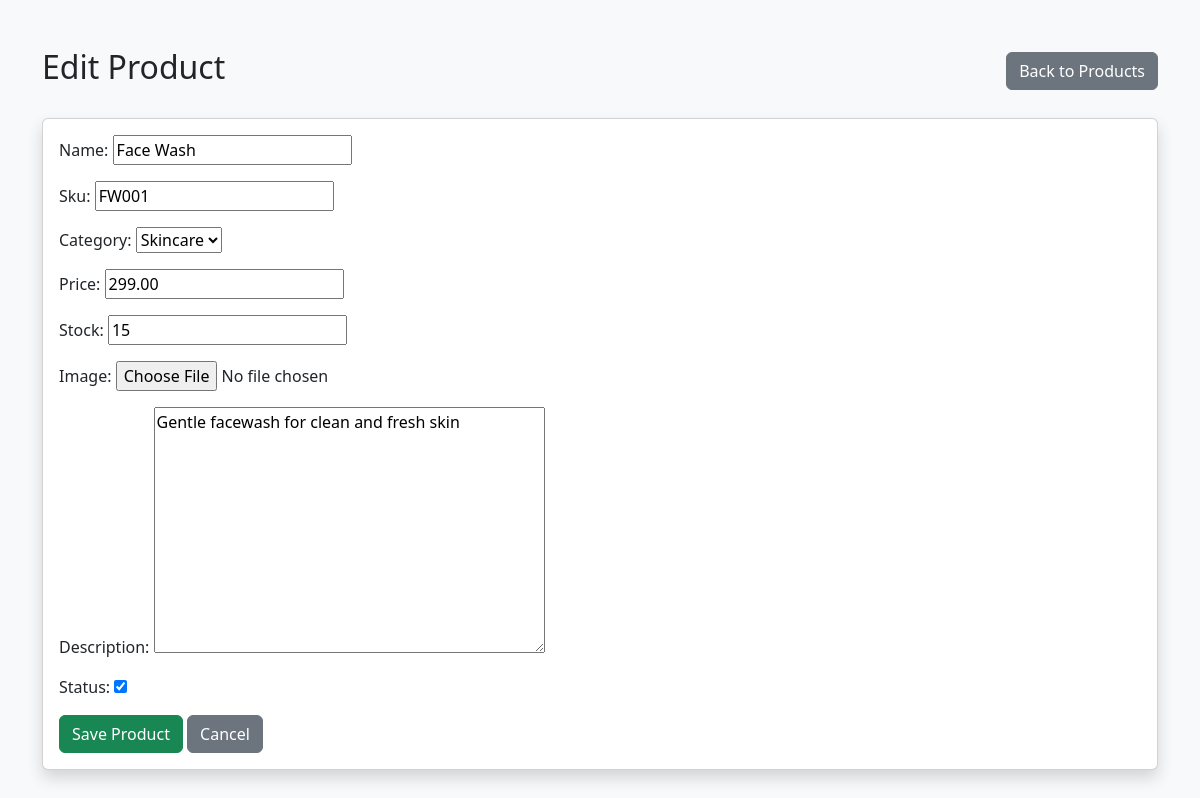
/products/edit/3/ (signed in), run on the app's committed database.
### store/models.py (models this page shows, shortened)
class Product(models.Model):
    name = models.CharField(max_length=150)
    sku = models.CharField(max_length=50, unique=True)
    category = models.ForeignKey(
        Category,
        on_delete=models.PROTECT,
        related_name="products"
    )
    price = models.DecimalField(max_digits=10, decimal_places=2)
    stock = models.PositiveIntegerField(default=0)
    image = models.ImageField(upload_to="products/", blank=True, null=True)
    description = models.TextField(blank=True)
    status = models.BooleanField(default=True)
    created_at = models.DateTimeField(auto_now_add=True)
    updated_at = models.DateTimeField(auto_now=True)

class Category(models.Model):
    name = models.CharField(max_length=100, unique=True)
    def __str__(self):
        return self.name

### store/views.py (the view)
# urls.py: path("products/edit/<int:id>/", views.product_edit, name="product_edit"),
@login_required
def product_edit(request, id):
    product = get_object_or_404(
        Product,
        id=id
    )
    if request.method == "POST":
        form = ProductForm(
            request.POST,
            request.FILES,
            instance=product
        )
        if form.is_valid():
            form.save()
            messages.success(
                request,
                "Product updated successfully."
            )
            return redirect("product_list")
    else:
        form = ProductForm(
            instance=product
        )
    return render(
        request,
        "product_form.html",
        {
            "form": form,
            "title": "Edit Product"
        }
    )

### store/forms.py (shortened to what this page needs)
class ProductForm(forms.ModelForm):
    class Meta:
        model = Product
        fields = [
            "name",
            "sku",
            "category",
            "price",
            "stock",
            "image",
            "description",
            "status",
        ]

### templates/product_form.html (shortened to what this page needs)
<!DOCTYPE html>
<html lang="en">
<head>
    <link
        href="https://cdn.jsdelivr.net/npm/bootstrap@5.3.3/dist/css/bootstrap.min.css"
        rel="stylesheet"
    >
</head>
<body class="bg-light">
<div class="container mt-5">
    <div class="d-flex justify-content-between align-items-center mb-4">
        <h2>{{ title }}</h2>
        <a href="{% url 'product_list' %}" class="btn btn-secondary">
            Back to Products
        </a>
    </div>
    <div class="card shadow">
        <div class="card-body">
            <form method="POST" enctype="multipart/form-data">
                {{ form.as_p }}
                <button type="submit" class="btn btn-success">
                    Save Product
                </button>
                <a href="{% url 'product_list' %}"
                   class="btn btn-secondary">
                    Cancel
                </a>
            </form>
        </div>
    </div>
</div>
</body>
</html>

### data on the page
Product: name "Face Wash", sku "FW001", category "Skincare", price "299.00", stock "15", description "Gentle facewash for clean and fresh skin", status "☑"

### other printed values
{{ title }} "Edit Product"
